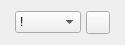
<?xml version="1.0" encoding="UTF-8"?>
<ui version="4.0">
 <class>glitch_object_boolean_operator_arduino</class>
 <widget class="QWidget" name="glitch_object_boolean_operator_arduino">
  <property name="geometry">
   <rect>
    <x>0</x>
    <y>0</y>
    <width>125</width>
    <height>45</height>
   </rect>
  </property>
  <property name="windowTitle">
   <string>Form</string>
  </property>
  <layout class="QHBoxLayout" name="horizontalLayout">
   <property name="spacing">
    <number>5</number>
   </property>
   <property name="leftMargin">
    <number>15</number>
   </property>
   <property name="topMargin">
    <number>0</number>
   </property>
   <property name="rightMargin">
    <number>15</number>
   </property>
   <property name="bottomMargin">
    <number>0</number>
   </property>
   <item>
    <widget class="QComboBox" name="boolean_operator">
     <property name="styleSheet">
      <string notr="true">QComboBox { combobox-popup: 0; }</string>
     </property>
     <property name="sizeAdjustPolicy">
      <enum>QComboBox::AdjustToContents</enum>
     </property>
     <item>
      <property name="text">
       <string notr="true">!</string>
      </property>
     </item>
     <item>
      <property name="text">
       <string notr="true">&amp;&amp;</string>
      </property>
     </item>
     <item>
      <property name="text">
       <string notr="true">||</string>
      </property>
     </item>
    </widget>
   </item>
   <item>
    <widget class="QToolButton" name="context_menu">
     <property name="text">
      <string/>
     </property>
     <property name="icon">
      <iconset resource="../../Icons/icons.qrc">
       <normaloff>:/context-menu.png</normaloff>:/context-menu.png</iconset>
     </property>
    </widget>
   </item>
  </layout>
 </widget>
 <tabstops>
  <tabstop>boolean_operator</tabstop>
  <tabstop>context_menu</tabstop>
 </tabstops>
 <resources>
  <include location="../../Icons/icons.qrc"/>
 </resources>
 <connections/>
</ui>
